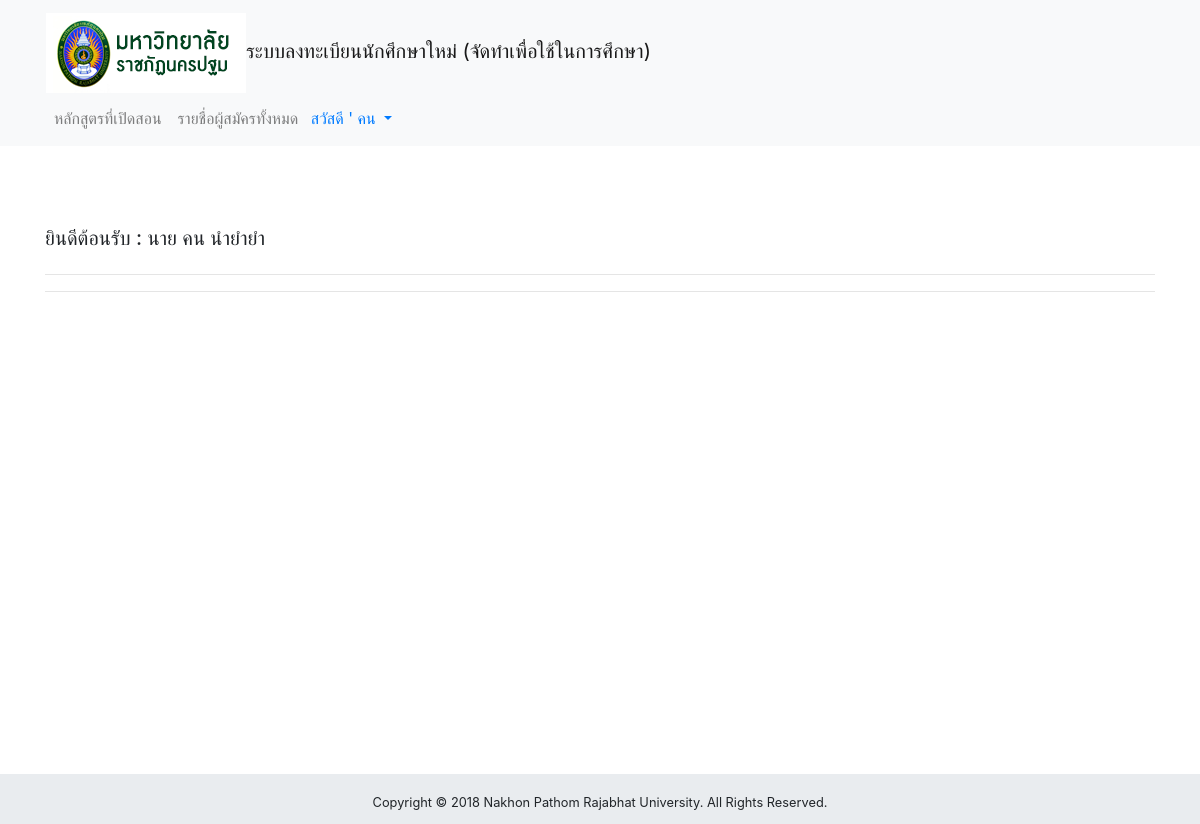
/home.php (signed in), run on the app's committed database.
### tables this page shows
CREATE TABLE `user` (
  `id` char(13) NOT NULL,
  `email` varchar(100) NOT NULL,
  `gender` varchar(10) NOT NULL,
  `name_title` int(11) NOT NULL,
  `th_name` varchar(50) NOT NULL,
  `th_lname` varchar(50) NOT NULL,
  `en_name` varchar(50) NOT NULL,
  `en_lname` varchar(50) NOT NULL,
  `birth` date NOT NULL,
  `pro_id` int(11) NOT NULL,
  `pw` varchar(255) NOT NULL,
  `major_id` int(4) DEFAULT NULL
);

CREATE TABLE `title_name` (
  `title_id` int(11) NOT NULL,
  `title_name` varchar(10) NOT NULL,
  `title_en` varchar(10) NOT NULL
);

### class.user.php (called while the page is built, shortened)
<?php
class USER
{
	private $conn;
	public function __construct()
	{
		$database = new Database();
		$db = $database->dbConnection();
		$this->conn = $db;
	}
	public function runQuery($sql)
	{
		$stmt = $this->conn->prepare($sql);
		return $stmt;
	}
}
?>

### home.php (the view, shortened to what this page needs)
<?php
include_once('header.php');
?>
<div class="container-fluid" style="margin-top:80px;">
    <div class="container">
    	<label class="h5">ยินดีต้อนรับ : <?php print($userRow['title_name']." ".$userRow['th_name']." ".$userRow['th_lname']); ?></label>
        <hr />
       	<hr />
    </div>
</div>
<?php
include_once('footer.php');
?>

### header.php (shortened to what this page needs)
<?php
	require_once("class.user.php");
	$auth_user = new USER();
	$user_id = $_SESSION['user_session'];
	$stmt = $auth_user->runQuery("SELECT * FROM  regis.user u
JOIN regis.provinces p on u.pro_id=p.PROVINCE_ID
NATURAL JOIN regis.major m
NATURAL JOIN regis.faculty f
JOIN regis.title_name tn ON  u.name_title=tn.title_id WHERE id= :user_id");
	$stmt->execute(array(":user_id"=>$user_id));
	$userRow=$stmt->fetch(PDO::FETCH_ASSOC);
?>
<!doctype html>
<html lang="en">
<head>
  <link rel="stylesheet" href="https://maxcdn.bootstrapcdn.com/bootstrap/4.0.0/css/bootstrap.min.css">
	<link href="vendor/bootstrap/css/bootstrap.min.css" rel="stylesheet">
  <link href="vendor/font-awesome/css/font-awesome.min.css" rel="stylesheet" type="text/css">
  <link href="vendor/datatables/dataTables.bootstrap4.css" rel="stylesheet">
  <link href="css/sb-admin.css" rel="stylesheet">
</head>
<body>
  <nav class="navbar navbar-expand-lg navbar-light bg-light default navbar-fixed-top">
  <div class="center container-fluid">
    <div class="container">
      <div class="navbar-header">
      <a class="navbar-brand" href="home.php"><img src="img/cb1.png">ระบบลงทะเบียนนักศึกษาใหม่ (จัดทำเพื่อใช้ในการศึกษา)</a>
      <div class="collapse navbar-collapse" id="navbarNavAltMarkup">
        <div class="navbar-nav">
          <a class="nav-item nav-link" href="opencourse.php">หลักสูตรที่เปิดสอน</a>
					<a class="nav-item nav-link" href="alluser.php">รายชื่อผู้สมัครทั้งหมด</a>
        </div>
        <div class="nav navbar-nav navbar-right">
          <li class="dropdown">
            <a href="#" class="dropdown-toggle" data-toggle="dropdown" role="button" aria-haspopup="true" aria-expanded="false">
        <span class="glyphicon glyphicon-user"></span>&nbsp;สวัสดี ' <?php echo $userRow['th_name']; ?>&nbsp;<span class="caret"></span></a>
          </li>
        </div>
      </div>
    </div>
    </div>
    </div>
    </nav>

### css/sb-admin.css (style rules this page uses)
html { position: relative; min-height: 100%; }
body { overflow-x: hidden; }

### data on the page
user: th_name "คน", name_title.title_name "นาย", th_lname "นำยำยำ"
